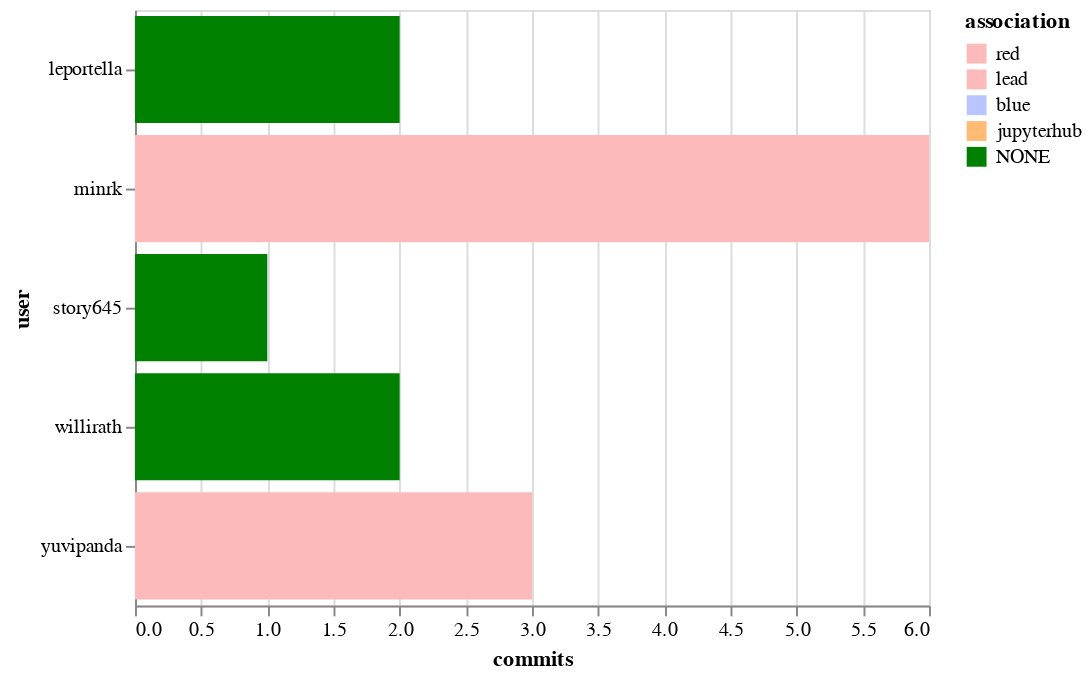

The code cell stored with this chart in its notebook:
### Code cell
alt.Chart(top_committers).mark_bar().encode(
    x='commits',
    y='user',
    color=alt.Color('association', scale=color_scale)
)

### Figure 1 — Vega-Lite specification as saved in the notebook (floating-point values rounded to 4 significant figures)
{"$schema": "https://vega.github.io/schema/vega-lite/v2.6.0.json", "config": {"view": {"height": 300, "width": 400}}, "data": {"name": "data-28b6ab658a8975b43d85852b74864085"}, "datasets": {"data-28b6ab658a8975b43d85852b74864085": [{"association": "lead", "commits": 6, "user": "minrk"}, {"association": "red", "commits": 3, "user": "yuvipanda"}, {"association": "NONE", "commits": 2, "user": "willirath"}, {"association": "NONE", "commits": 2, "user": "leportella"}, {"association": "NONE", "commits": 1, "user": "story645"}]}, "encoding": {"color": {"field": "association", "scale": {"domain": ["red", "lead", "blue", "jupyterhub", "NONE"], "range": ["#fdbaba", "#fdbaba", "#bac5fd", "#ffbb74", "green"]}, "type": "nominal"}, "x": {"field": "commits", "type": "quantitative"}, "y": {"field": "user", "type": "nominal"}}, "mark": "bar"}
